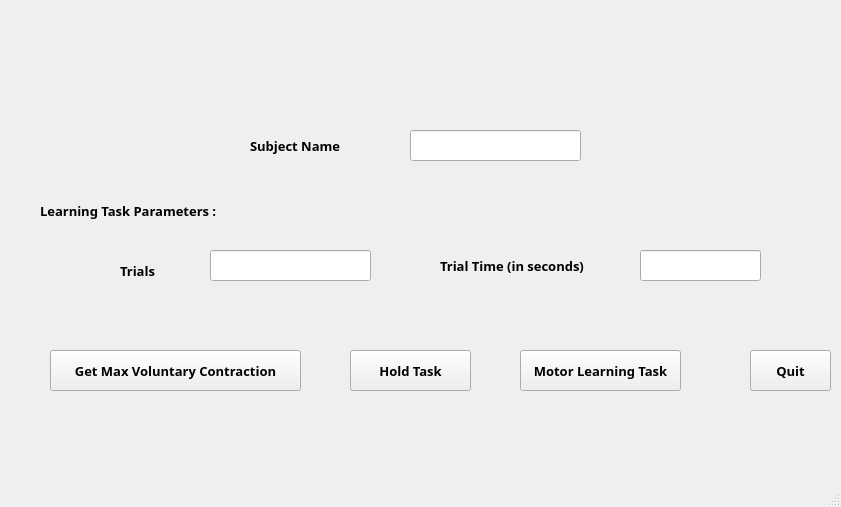
<?xml version="1.0" encoding="UTF-8"?>
<ui version="4.0">
 <class>MainWindow</class>
 <widget class="QMainWindow" name="MainWindow">
  <property name="geometry">
   <rect>
    <x>0</x>
    <y>0</y>
    <width>841</width>
    <height>507</height>
   </rect>
  </property>
  <property name="font">
   <font>
    <family>MS Reference Sans Serif</family>
    <pointsize>10</pointsize>
    <weight>75</weight>
    <bold>true</bold>
   </font>
  </property>
  <property name="windowTitle">
   <string>MainWindow</string>
  </property>
  <widget class="QWidget" name="centralwidget">
   <widget class="QLabel" name="logo1">
    <property name="geometry">
     <rect>
      <x>540</x>
      <y>20</y>
      <width>281</width>
      <height>51</height>
     </rect>
    </property>
    <property name="text">
     <string/>
    </property>
    <property name="pixmap">
     <pixmap>medicine_logo_horiz_eng_outlined_750.png</pixmap>
    </property>
   </widget>
   <widget class="QLabel" name="subjectName">
    <property name="geometry">
     <rect>
      <x>250</x>
      <y>130</y>
      <width>121</width>
      <height>31</height>
     </rect>
    </property>
    <property name="font">
     <font>
      <weight>75</weight>
      <bold>true</bold>
     </font>
    </property>
    <property name="text">
     <string>Subject Name</string>
    </property>
   </widget>
   <widget class="QLabel" name="trials">
    <property name="geometry">
     <rect>
      <x>120</x>
      <y>260</y>
      <width>71</width>
      <height>21</height>
     </rect>
    </property>
    <property name="text">
     <string>Trials</string>
    </property>
   </widget>
   <widget class="QLineEdit" name="subName">
    <property name="geometry">
     <rect>
      <x>410</x>
      <y>130</y>
      <width>171</width>
      <height>31</height>
     </rect>
    </property>
   </widget>
   <widget class="QLineEdit" name="totalTrials">
    <property name="geometry">
     <rect>
      <x>210</x>
      <y>250</y>
      <width>161</width>
      <height>31</height>
     </rect>
    </property>
   </widget>
   <widget class="QPushButton" name="getMax">
    <property name="geometry">
     <rect>
      <x>50</x>
      <y>350</y>
      <width>251</width>
      <height>41</height>
     </rect>
    </property>
    <property name="text">
     <string>Get Max Voluntary Contraction</string>
    </property>
   </widget>
   <widget class="QPushButton" name="hold">
    <property name="geometry">
     <rect>
      <x>350</x>
      <y>350</y>
      <width>121</width>
      <height>41</height>
     </rect>
    </property>
    <property name="text">
     <string>Hold Task</string>
    </property>
   </widget>
   <widget class="QPushButton" name="learn">
    <property name="geometry">
     <rect>
      <x>520</x>
      <y>350</y>
      <width>161</width>
      <height>41</height>
     </rect>
    </property>
    <property name="text">
     <string>Motor Learning Task</string>
    </property>
   </widget>
   <widget class="QPushButton" name="quit">
    <property name="geometry">
     <rect>
      <x>750</x>
      <y>350</y>
      <width>81</width>
      <height>41</height>
     </rect>
    </property>
    <property name="text">
     <string>Quit</string>
    </property>
   </widget>
   <widget class="QLabel" name="label_trialTime">
    <property name="geometry">
     <rect>
      <x>440</x>
      <y>250</y>
      <width>171</width>
      <height>31</height>
     </rect>
    </property>
    <property name="text">
     <string>Trial Time (in seconds)</string>
    </property>
   </widget>
   <widget class="QLineEdit" name="trialTime">
    <property name="geometry">
     <rect>
      <x>640</x>
      <y>250</y>
      <width>121</width>
      <height>31</height>
     </rect>
    </property>
   </widget>
   <widget class="QLabel" name="LearningParam">
    <property name="geometry">
     <rect>
      <x>40</x>
      <y>190</y>
      <width>301</width>
      <height>41</height>
     </rect>
    </property>
    <property name="text">
     <string>Learning Task Parameters :</string>
    </property>
   </widget>
  </widget>
  <widget class="QMenuBar" name="menubar">
   <property name="geometry">
    <rect>
     <x>0</x>
     <y>0</y>
     <width>841</width>
     <height>21</height>
    </rect>
   </property>
  </widget>
  <widget class="QStatusBar" name="statusbar"/>
 </widget>
 <resources/>
 <connections/>
</ui>
